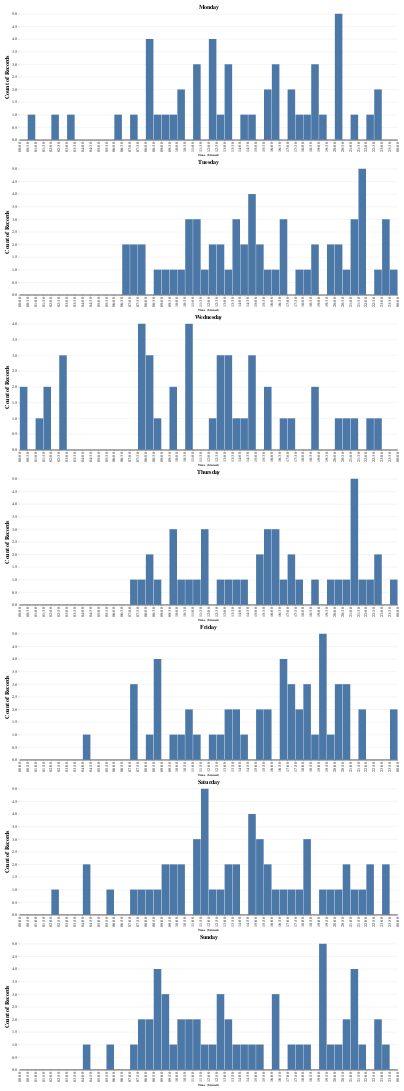

The code cell stored with this chart in its notebook:
### Markdown cell above
### Logins by Weekdays
This chart shows the logins by weekdays.

### Code cell
# Group by day
login_datetime_grouped = login_datetime_df.groupby("DayName")

# Create the charts for each day
charts_login_daily = {}
for name, group in login_datetime_grouped:
    group["Time"] = group["Date"].map(dt_to_min)

    # Create the chart
    chart = alt.Chart(group).mark_bar().encode(
        x=alt.X("Time:Q", bin=alt.Bin(step=30, extent=[0, 24*60-1]), axis=alt.Axis(tickCount=48, labelAngle=-90, labelExpr="utcFormat(utcParse(datum.value >= 60 ? floor(datum.value / 60) + ':' + datum.value % 60 : '0:' + datum.value, '%H:%M'), '%H:%M')")),
        y=alt.Y("count()")
    ).properties(
        title=name,
        width=1200,
        height=400,
    )
    charts_login_daily[name] = chart

# Sort the charts by day in week order
charts_list = [charts_login_daily["Monday"], charts_login_daily["Tuesday"], charts_login_daily["Wednesday"], charts_login_daily["Thursday"], charts_login_daily["Friday"], charts_login_daily["Saturday"], charts_login_daily["Sunday"]]
# Combine the charts
chart_login_daily = alt.vconcat(*charts_list, spacing=10)

chart_login_daily = chart_login_daily.configure(
    padding={"left": 15, "right": 15, "top": 15, "bottom": 15},
    title={"fontSize": 18},
).configure_view(
    stroke=None,
).configure_axisX(
    labelFontSize=13,
    grid=False,  # Remove the grid
    domainWidth=2,  # Set the width of the axis line
    domainColor="#000"  # Set the color of the axis line
).configure_axisY(
    labelFontSize=14,
    titleFontSize=18,
    domain=False,  # Remove the axis line
)

# Save the charts
for name, ch in charts_login_daily.items():
    ch.save(f"figures/login_times/altair_{name}.html")
    ch.save(f"figures/login_times/altair_{name}.png")
chart_login_daily.save("figures/login_times/altair_login_times.html")

chart_login_daily
